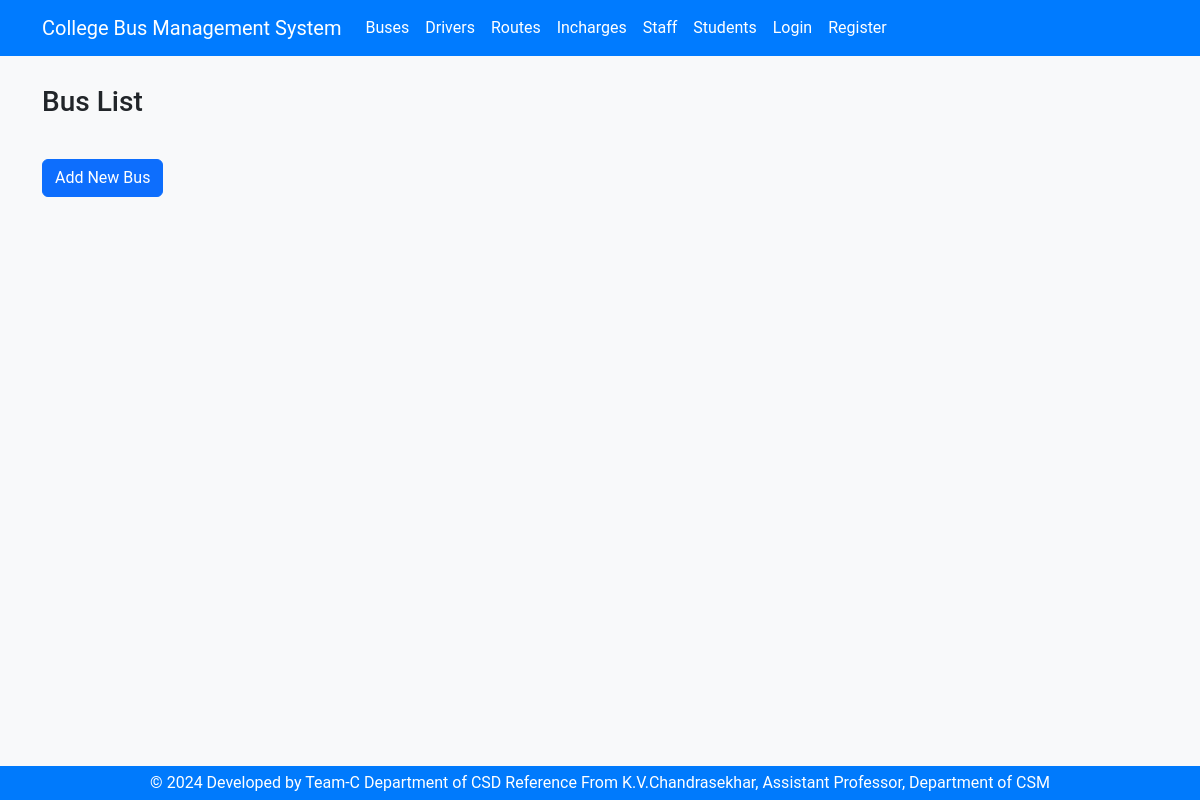
The app's page /buses/, older data.
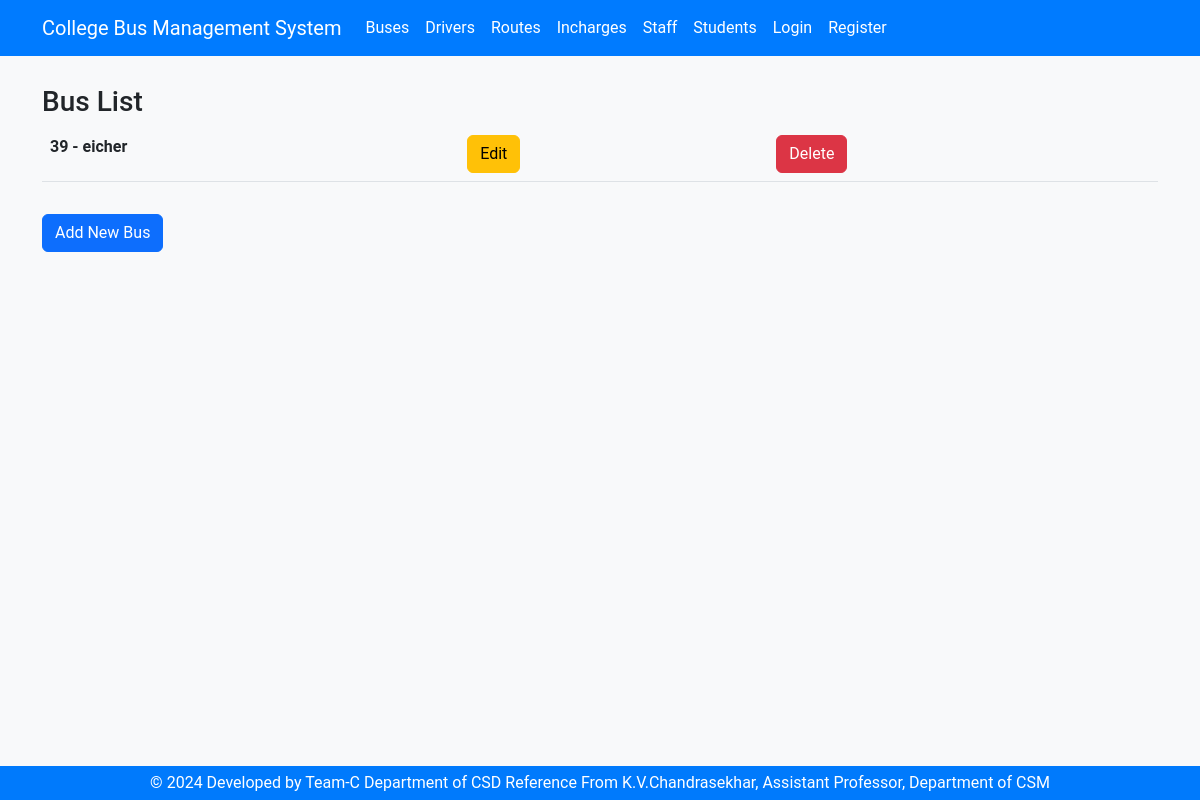
The same page, newer data.
### buses/models.py (models this page shows, shortened)
class Buses(models.Model):
    bus_no = models.PositiveIntegerField()
    bus_reg_no = models.CharField(max_length=50)
    bus_route = models.CharField(max_length=50)
    bus_driver_name = models.CharField(max_length=50)
    bus_driver_contact = models.CharField(max_length=50)
    bus_incharge_name = models.CharField(max_length=50)
    bus_incharge_contact = models.CharField(max_length=50)
    bus_model = models.CharField(max_length=50)
    bus_sitting_capacity = models.PositiveIntegerField()
    created_at = models.DateTimeField(default=datetime.now)

### buses/views.py (the view)
# urls.py: path('', views.bus_list, name='bus_list'),
def bus_list(request):
    buses = Buses.objects.all()
    return render(request, 'buses/bus_list.html', {'buses': buses})

### accounts/context_processors.py (called while the page is built)
def user_type(request):
    if request.user.is_authenticated:
        try:
            profile = Profile.objects.get(user=request.user)
            return {'user_type': profile.user_type}
        except Profile.DoesNotExist:
            return {'user_type': None}
    return {'user_type': None}

### templates/buses/bus_list.html (shortened to what this page needs)
{% load static %}
<!DOCTYPE html>
<html lang="en">
  <head>
    <link href="{% static 'css/bootstrap.min.css' %}" rel="stylesheet" />
    <link href="{% static 'css/styles.css' %}" rel="stylesheet" />
  </head>
  <body>
    {% include 'header.html' %}
    <div class="container">
      {% block content %}
        <div class="row">
          <div class="col-md-12">
            <h3 class="text-left">Bus List</h3>
            <div class="table table-responsive">
              <table class="table table-hover">
                <tbody>
                  {% for bus in buses %}
                    <tr>
                      <th scope="row">{{ bus.bus_no }} - {{ bus.bus_model }}</th>
                      <td>
                        <button onclick="location.href='{% url 'bus_update' bus.pk %}'" class="btn btn-warning">Edit</button>
                      </td>
                      <td>
                        <button onclick="location.href='{% url 'bus_delete' bus.pk %}'" class="btn btn-danger">Delete</button>
                      </td>
                    </tr>
                  {% endfor %}
                </tbody>
              </table>
            </div>
          </div>
        </div>
        <div class="row">
          <div class="col-md-12">
            <button onclick="location.href='{% url 'bus_create' %}'" class="btn btn-primary">Add New Bus</button>
          </div>
        </div>
      {% endblock %}
    </div>
    {% include 'footer.html' %}
  </body>
</html>

Row changes from the older to the newer data that the page shows:
added Buses: bus_no "39", bus_model "eicher"
